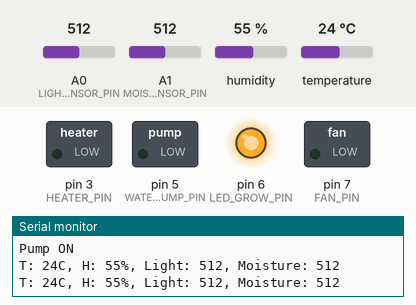
A sketch run on a simulated Arduino Uno, built with avr-gcc and run on an emulated ATmega328P. Shown: switched loads named in the sketch (green lamp = pin HIGH), output pins drawn as LEDs (lit = HIGH), the last lines printed to the serial monitor. Inputs (shaded band) come from the test bench; at power-on: temperature 24 °C, A0 (LIGHT_SENSOR_PIN) = 512, A1 (MOISTURE_SENSOR_PIN) = 512, humidity 55 %.

Above: at 1.8 s.
1.9 s: temperature set to 21 °C
At 2.7 s:
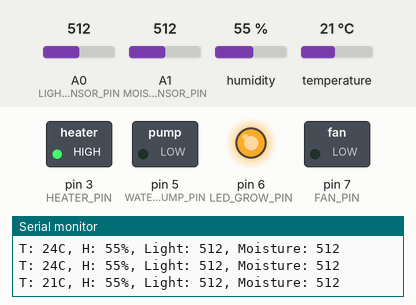
6.5 s: A0 (LIGHT_SENSOR_PIN) set to 490
At 8.4 s:
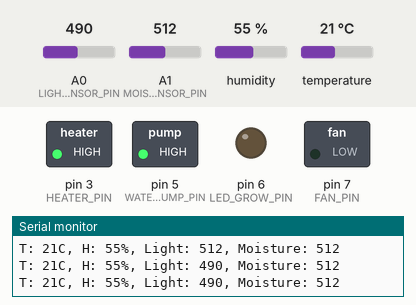
11.6 s: temperature set to 23 °C
16.7 s: temperature set to 26 °C
At 18.8 s:
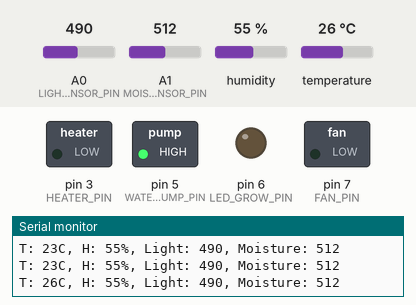
21.7 s: A0 (LIGHT_SENSOR_PIN) set to 716
At 25.8 s:
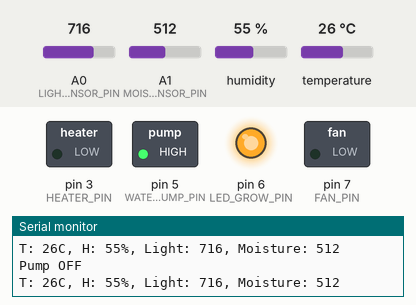
26.8 s: A0 (LIGHT_SENSOR_PIN) set to 306
At 31.2 s:
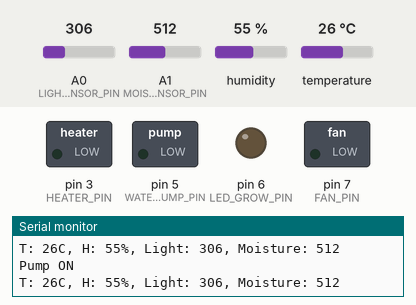
Timing chart, 0 to 32.7 s (numbered marks = the images above; inputs shaded):
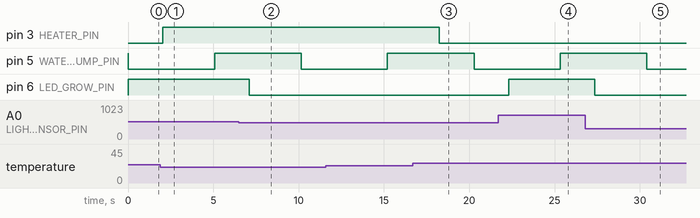

The sketch:

greenhouse.ino
```cpp
#include <DHT.h>
#include <Arduino.h>

#define DHT_PIN             8
DHT envSensor(DHT_PIN, DHT11);

#define LIGHT_SENSOR_PIN    A0
#define MOISTURE_SENSOR_PIN A1

#define LED_GROW_PIN        6
#define WATER_PUMP_PIN      5
#define HEATER_PIN          3
#define FAN_PIN             7

#define OPT_TEMP        25
#define OPT_HUMIDITY    50
#define OPT_MOISTURE    400
#define OPT_LIGHT       500

#define TEMP_TOLERANCE  2
#define HUMID_TOLERANCE 2
#define MOIST_TOLERANCE 2
#define LIGHT_TOLERANCE 2

#define PUMP_RUN_DURATION  5000
#define PUMP_PAUSE_DURATION 5000

bool pumpIsOn = false;
unsigned long pumpCycleStart = 0;
unsigned long pumpPauseStart = 0;

void setup(void) {
  Serial.begin(115200);

  pinMode(LED_GROW_PIN, OUTPUT);
  pinMode(WATER_PUMP_PIN, OUTPUT);
  pinMode(HEATER_PIN, OUTPUT);
  pinMode(FAN_PIN, OUTPUT);

  digitalWrite(LED_GROW_PIN, LOW);
  digitalWrite(WATER_PUMP_PIN, HIGH);
  digitalWrite(HEATER_PIN, LOW);
  digitalWrite(FAN_PIN, LOW);
}

void readSensors(int *temp, int *humidity, int *light, int *moisture) {
  *temp = envSensor.readTemperature();
  *humidity = envSensor.readHumidity();
  *light = analogRead(LIGHT_SENSOR_PIN);
  *moisture = analogRead(MOISTURE_SENSOR_PIN);
}

void controlLight(int light) {
  if (light < OPT_LIGHT - LIGHT_TOLERANCE) {
    digitalWrite(LED_GROW_PIN, LOW);
  }
  else if (light > OPT_LIGHT + LIGHT_TOLERANCE) {
    digitalWrite(LED_GROW_PIN, HIGH);
  }
}

void controlWater(int moisture) {
  if (moisture > OPT_MOISTURE + MOIST_TOLERANCE) {
    if (!pumpIsOn) {
      if ((pumpPauseStart == 0) || (millis() - pumpPauseStart >= PUMP_PAUSE_DURATION)) {
        digitalWrite(WATER_PUMP_PIN, LOW);
        pumpIsOn = true;
        pumpCycleStart = millis();
        Serial.println("Pump ON");
      }
    }
    else {
      if (millis() - pumpCycleStart >= PUMP_RUN_DURATION) {
        digitalWrite(WATER_PUMP_PIN, HIGH);
        pumpIsOn = false;
        pumpPauseStart = millis();
        Serial.println("Pump OFF");
      }
    }
  }
  else {
    digitalWrite(WATER_PUMP_PIN, LOW);
    pumpIsOn = false;
    pumpCycleStart = 0;
    pumpPauseStart = 0;
  }
}

void controlTemperature(int temp) {
  if (temp < OPT_TEMP - TEMP_TOLERANCE) {
    digitalWrite(HEATER_PIN, HIGH);
  }
  else if (temp >= OPT_TEMP) {
    digitalWrite(HEATER_PIN, LOW);
  }
}

void controlVentilation(int temp, int humidity) {
  if (humidity > OPT_HUMIDITY + HUMID_TOLERANCE && temp > OPT_TEMP + 1 && digitalRead(HEATER_PIN) == HIGH) {
    digitalWrite(FAN_PIN, HIGH);
  } else {
    digitalWrite(FAN_PIN, LOW);
  }
}

void logData(int temp, int humidity, int light, int moisture) {
  Serial.print("T: ");
  Serial.print(temp);
  Serial.print("C, H: ");
  Serial.print(humidity);
  Serial.print("%, Light: ");
  Serial.print(light);
  Serial.print(", Moisture: ");
  Serial.println(moisture);
}

void loop(void) {
  int temp, humidity, light, moisture;

  readSensors(&temp, &humidity, &light, &moisture);

  controlLight(light);
  controlWater(moisture);
  controlTemperature(temp);
  controlVentilation(temp, humidity);

  logData(temp, humidity, light, moisture);

  delay(1000);
}

int main(void) {
  init();
  setup();
  for (;;) {
    loop();
  }
  return 0;
}
```

Measured:
- the behaviour switches between 23 and 22 °C on temperature (found by bisection; images 0 and 1)
- the behaviour switches between 498 and 497 on A0 (LIGHT_SENSOR_PIN) (found by bisection; images 1 and 2)
- the behaviour switches between 24 and 25 °C on temperature (found by bisection; images 2 and 3)
- after the input at 1.9 s, pin 3 (HEATER_PIN): LOW → HIGH after 0.15 s
- after the input at 6.5 s, pin 6 (LED_GROW_PIN): HIGH → LOW after 0.60 s
- after the input at 16.7 s, pin 3 (HEATER_PIN): HIGH → LOW after 1.6 s
- after the input at 21.7 s, pin 6 (LED_GROW_PIN): LOW → HIGH after 0.61 s
- after the input at 26.8 s, pin 6 (LED_GROW_PIN): HIGH → LOW after 0.56 s
